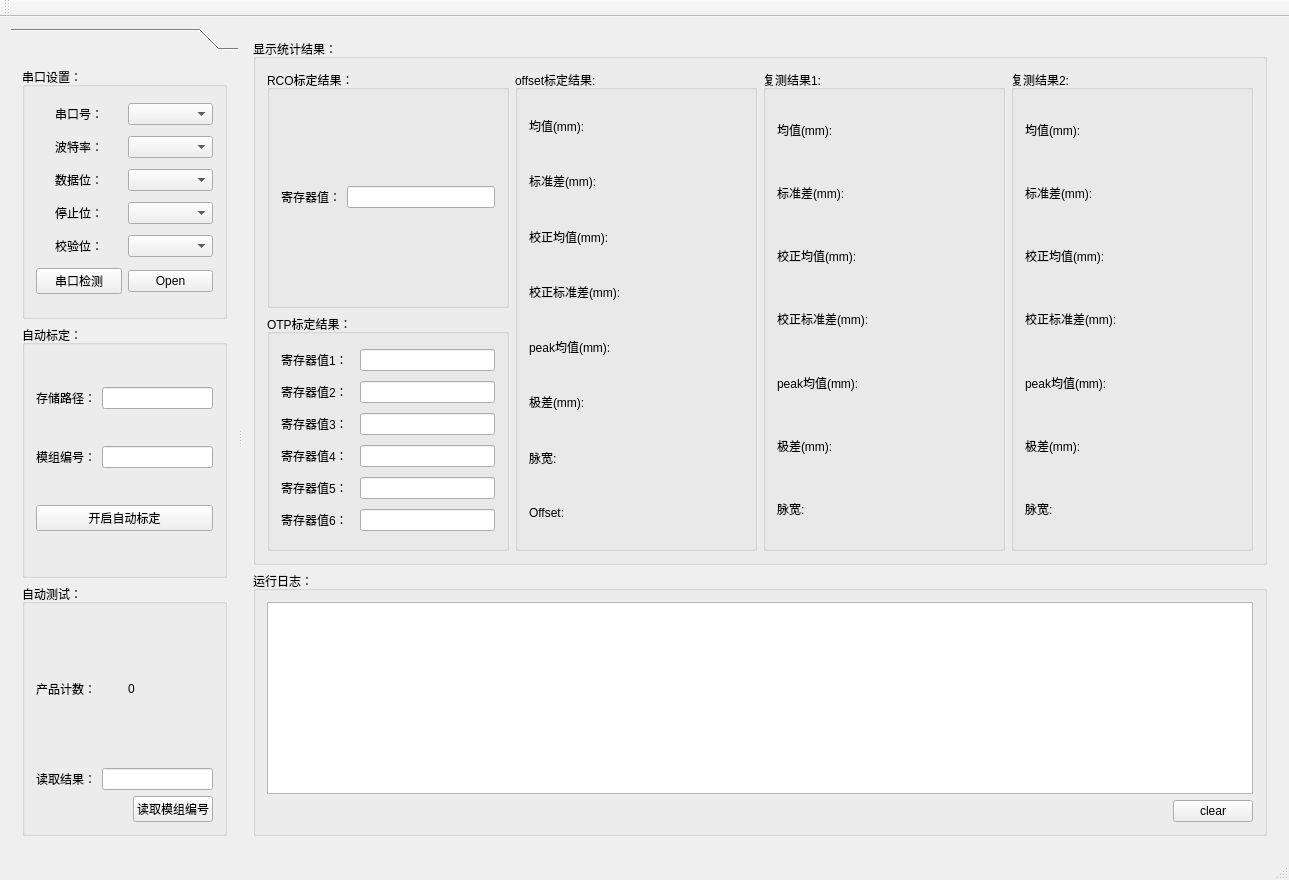
<?xml version="1.0" encoding="UTF-8"?>
<ui version="4.0">
 <class>MainWindow</class>
 <widget class="QMainWindow" name="MainWindow">
  <property name="geometry">
   <rect>
    <x>0</x>
    <y>0</y>
    <width>1289</width>
    <height>880</height>
   </rect>
  </property>
  <property name="windowTitle">
   <string>芯视界VI5300_v3.0_20201126</string>
  </property>
  <property name="windowIcon">
   <iconset>
    <normaloff>icon_1.png</normaloff>icon_1.png</iconset>
  </property>
  <property name="styleSheet">
   <string notr="true">font: 12pt &quot;仿宋&quot;;</string>
  </property>
  <widget class="QWidget" name="centralWidget">
   <layout class="QGridLayout" name="gridLayout">
    <item row="0" column="0">
     <widget class="QSplitter" name="splitter">
      <property name="orientation">
       <enum>Qt::Horizontal</enum>
      </property>
      <widget class="QToolBox" name="toolBox">
       <property name="sizePolicy">
        <sizepolicy hsizetype="Preferred" vsizetype="Preferred">
         <horstretch>2</horstretch>
         <verstretch>0</verstretch>
        </sizepolicy>
       </property>
       <property name="currentIndex">
        <number>0</number>
       </property>
       <widget class="QWidget" name="page">
        <property name="geometry">
         <rect>
          <x>0</x>
          <y>0</y>
          <width>279</width>
          <height>772</height>
         </rect>
        </property>
        <attribute name="label">
         <string/>
        </attribute>
        <layout class="QGridLayout" name="gridLayout_5">
         <item row="1" column="0">
          <widget class="QGroupBox" name="groupBox_2">
           <property name="title">
            <string>自动标定：</string>
           </property>
           <layout class="QGridLayout" name="gridLayout_6">
            <item row="0" column="1">
             <widget class="QLineEdit" name="filePath_lineEdit"/>
            </item>
            <item row="0" column="0">
             <widget class="QLabel" name="label_4">
              <property name="text">
               <string>存储路径：</string>
              </property>
             </widget>
            </item>
            <item row="1" column="1">
             <widget class="QLineEdit" name="moduleNum_lineEdit"/>
            </item>
            <item row="1" column="0">
             <widget class="QLabel" name="label_5">
              <property name="text">
               <string>模组编号：</string>
              </property>
             </widget>
            </item>
            <item row="2" column="0" colspan="2">
             <widget class="QPushButton" name="startCalibration_pushButton">
              <property name="text">
               <string>开启自动标定</string>
              </property>
             </widget>
            </item>
           </layout>
          </widget>
         </item>
         <item row="0" column="0">
          <widget class="QGroupBox" name="groupBox_3">
           <property name="styleSheet">
            <string notr="true"/>
           </property>
           <property name="title">
            <string>串口设置：</string>
           </property>
           <layout class="QGridLayout" name="gridLayout_3">
            <item row="0" column="0">
             <widget class="QLabel" name="label_10">
              <property name="text">
               <string>串口号：</string>
              </property>
              <property name="alignment">
               <set>Qt::AlignCenter</set>
              </property>
             </widget>
            </item>
            <item row="0" column="1">
             <widget class="QComboBox" name="serialPortInfoListBox"/>
            </item>
            <item row="1" column="0">
             <widget class="QLabel" name="label_8">
              <property name="text">
               <string>波特率：</string>
              </property>
              <property name="alignment">
               <set>Qt::AlignCenter</set>
              </property>
             </widget>
            </item>
            <item row="1" column="1">
             <widget class="QComboBox" name="baudRateBox"/>
            </item>
            <item row="2" column="0">
             <widget class="QLabel" name="label_11">
              <property name="text">
               <string>数据位：</string>
              </property>
              <property name="alignment">
               <set>Qt::AlignCenter</set>
              </property>
             </widget>
            </item>
            <item row="2" column="1">
             <widget class="QComboBox" name="dataBitsBox"/>
            </item>
            <item row="3" column="0">
             <widget class="QLabel" name="label_7">
              <property name="text">
               <string>停止位：</string>
              </property>
              <property name="alignment">
               <set>Qt::AlignCenter</set>
              </property>
             </widget>
            </item>
            <item row="3" column="1">
             <widget class="QComboBox" name="stopBitsBox"/>
            </item>
            <item row="4" column="0">
             <widget class="QLabel" name="label_9">
              <property name="text">
               <string>校验位：</string>
              </property>
              <property name="alignment">
               <set>Qt::AlignCenter</set>
              </property>
             </widget>
            </item>
            <item row="4" column="1">
             <widget class="QComboBox" name="parityBox"/>
            </item>
            <item row="5" column="0">
             <widget class="QPushButton" name="portScan_pushButton">
              <property name="text">
               <string>串口检测</string>
              </property>
             </widget>
            </item>
            <item row="5" column="1">
             <widget class="QPushButton" name="openPort_pushButton">
              <property name="text">
               <string>Open</string>
              </property>
             </widget>
            </item>
           </layout>
          </widget>
         </item>
         <item row="2" column="0">
          <widget class="QGroupBox" name="groupBox_4">
           <property name="title">
            <string>自动测试：</string>
           </property>
           <layout class="QGridLayout" name="gridLayout_7">
            <item row="0" column="0">
             <layout class="QHBoxLayout" name="horizontalLayout_20">
              <item>
               <widget class="QLabel" name="label_27">
                <property name="text">
                 <string>产品计数：</string>
                </property>
               </widget>
              </item>
              <item>
               <widget class="QLabel" name="productNum_label">
                <property name="styleSheet">
                 <string notr="true">font: 22pt &quot;黑体&quot;;</string>
                </property>
                <property name="text">
                 <string>0</string>
                </property>
               </widget>
              </item>
             </layout>
            </item>
            <item row="1" column="0">
             <layout class="QHBoxLayout" name="horizontalLayout_16">
              <item>
               <widget class="QLabel" name="label_12">
                <property name="text">
                 <string>读取结果：</string>
                </property>
               </widget>
              </item>
              <item>
               <widget class="QLineEdit" name="xuliehaoRes_lineEdit"/>
              </item>
             </layout>
            </item>
            <item row="2" column="0">
             <layout class="QHBoxLayout" name="horizontalLayout_17">
              <item>
               <spacer name="horizontalSpacer_2">
                <property name="orientation">
                 <enum>Qt::Horizontal</enum>
                </property>
                <property name="sizeHint" stdset="0">
                 <size>
                  <width>40</width>
                  <height>20</height>
                 </size>
                </property>
               </spacer>
              </item>
              <item>
               <widget class="QPushButton" name="readModuleNum_pushButton">
                <property name="text">
                 <string>读取模组编号</string>
                </property>
               </widget>
              </item>
             </layout>
            </item>
            <item row="3" column="0">
             <layout class="QHBoxLayout" name="horizontalLayout_2"/>
            </item>
           </layout>
          </widget>
         </item>
        </layout>
       </widget>
      </widget>
      <widget class="QStackedWidget" name="stackedWidget">
       <property name="sizePolicy">
        <sizepolicy hsizetype="Preferred" vsizetype="Preferred">
         <horstretch>3</horstretch>
         <verstretch>0</verstretch>
        </sizepolicy>
       </property>
       <property name="currentIndex">
        <number>0</number>
       </property>
       <widget class="QWidget" name="page_3">
        <layout class="QGridLayout" name="gridLayout_2" rowstretch="1,0">
         <item row="1" column="0">
          <widget class="QGroupBox" name="groupBox_15">
           <property name="title">
            <string>运行日志：</string>
           </property>
           <layout class="QGridLayout" name="gridLayout_4">
            <item row="0" column="0">
             <widget class="QTextEdit" name="log_textEdit"/>
            </item>
            <item row="1" column="0">
             <layout class="QHBoxLayout" name="horizontalLayout_11">
              <item>
               <spacer name="horizontalSpacer">
                <property name="orientation">
                 <enum>Qt::Horizontal</enum>
                </property>
                <property name="sizeHint" stdset="0">
                 <size>
                  <width>40</width>
                  <height>20</height>
                 </size>
                </property>
               </spacer>
              </item>
              <item>
               <widget class="QPushButton" name="clear_pushButton">
                <property name="text">
                 <string>clear</string>
                </property>
               </widget>
              </item>
             </layout>
            </item>
           </layout>
          </widget>
         </item>
         <item row="0" column="0">
          <widget class="QGroupBox" name="groupBox">
           <property name="title">
            <string>显示统计结果：</string>
           </property>
           <layout class="QGridLayout" name="gridLayout_9" columnstretch="2,2,2,2">
            <item row="0" column="0">
             <layout class="QVBoxLayout" name="verticalLayout">
              <item>
               <widget class="QGroupBox" name="groupBox_5">
                <property name="title">
                 <string>RCO标定结果：</string>
                </property>
                <layout class="QGridLayout" name="gridLayout_10">
                 <item row="0" column="0">
                  <layout class="QHBoxLayout" name="horizontalLayout">
                   <item>
                    <widget class="QLabel" name="label">
                     <property name="text">
                      <string>寄存器值：</string>
                     </property>
                    </widget>
                   </item>
                   <item>
                    <widget class="QLineEdit" name="RCO_lineEdit"/>
                   </item>
                  </layout>
                 </item>
                </layout>
               </widget>
              </item>
              <item>
               <widget class="QGroupBox" name="groupBox_6">
                <property name="title">
                 <string>OTP标定结果：</string>
                </property>
                <layout class="QGridLayout" name="gridLayout_8">
                 <item row="0" column="0" colspan="2">
                  <widget class="QLabel" name="label_2">
                   <property name="text">
                    <string>寄存器值1：</string>
                   </property>
                  </widget>
                 </item>
                 <item row="0" column="2">
                  <widget class="QLineEdit" name="OTP_lineEdit_1"/>
                 </item>
                 <item row="1" column="0" colspan="2">
                  <widget class="QLabel" name="label_14">
                   <property name="text">
                    <string>寄存器值2：</string>
                   </property>
                  </widget>
                 </item>
                 <item row="1" column="2">
                  <widget class="QLineEdit" name="OTP_lineEdit_2"/>
                 </item>
                 <item row="2" column="0">
                  <widget class="QLabel" name="label_16">
                   <property name="text">
                    <string>寄存器值3：</string>
                   </property>
                  </widget>
                 </item>
                 <item row="3" column="0" colspan="2">
                  <widget class="QLabel" name="label_18">
                   <property name="text">
                    <string>寄存器值4：</string>
                   </property>
                  </widget>
                 </item>
                 <item row="3" column="2">
                  <widget class="QLineEdit" name="OTP_lineEdit_4"/>
                 </item>
                 <item row="4" column="0" colspan="2">
                  <widget class="QLabel" name="label_23">
                   <property name="text">
                    <string>寄存器值5：</string>
                   </property>
                  </widget>
                 </item>
                 <item row="4" column="2">
                  <widget class="QLineEdit" name="OTP_lineEdit_5"/>
                 </item>
                 <item row="5" column="0" colspan="2">
                  <widget class="QLabel" name="label_25">
                   <property name="text">
                    <string>寄存器值6：</string>
                   </property>
                  </widget>
                 </item>
                 <item row="5" column="2">
                  <widget class="QLineEdit" name="OTP_lineEdit_6"/>
                 </item>
                 <item row="2" column="2">
                  <widget class="QLineEdit" name="OTP_lineEdit_3"/>
                 </item>
                </layout>
               </widget>
              </item>
             </layout>
            </item>
            <item row="0" column="1">
             <widget class="QGroupBox" name="groupBox_7">
              <property name="title">
               <string>offset标定结果:</string>
              </property>
              <layout class="QGridLayout" name="gridLayout_11">
               <item row="0" column="0">
                <layout class="QHBoxLayout" name="horizontalLayout_3">
                 <item>
                  <widget class="QLabel" name="label_3">
                   <property name="text">
                    <string>均值(mm):</string>
                   </property>
                  </widget>
                 </item>
                 <item>
                  <widget class="QLabel" name="mean_10_label">
                   <property name="text">
                    <string/>
                   </property>
                  </widget>
                 </item>
                </layout>
               </item>
               <item row="1" column="0">
                <layout class="QHBoxLayout" name="horizontalLayout_4">
                 <item>
                  <widget class="QLabel" name="label_6">
                   <property name="text">
                    <string>标准差(mm):</string>
                   </property>
                  </widget>
                 </item>
                 <item>
                  <widget class="QLabel" name="std_10_label">
                   <property name="text">
                    <string/>
                   </property>
                  </widget>
                 </item>
                </layout>
               </item>
               <item row="2" column="0">
                <layout class="QHBoxLayout" name="horizontalLayout_5">
                 <item>
                  <widget class="QLabel" name="label_13">
                   <property name="text">
                    <string>校正均值(mm):</string>
                   </property>
                  </widget>
                 </item>
                 <item>
                  <widget class="QLabel" name="alterMean_10_label">
                   <property name="text">
                    <string/>
                   </property>
                  </widget>
                 </item>
                </layout>
               </item>
               <item row="3" column="0">
                <layout class="QHBoxLayout" name="horizontalLayout_6">
                 <item>
                  <widget class="QLabel" name="label_15">
                   <property name="text">
                    <string>校正标准差(mm):</string>
                   </property>
                  </widget>
                 </item>
                 <item>
                  <widget class="QLabel" name="alterStd_10_label">
                   <property name="text">
                    <string/>
                   </property>
                  </widget>
                 </item>
                </layout>
               </item>
               <item row="4" column="0">
                <layout class="QHBoxLayout" name="horizontalLayout_7">
                 <item>
                  <widget class="QLabel" name="label_17">
                   <property name="text">
                    <string>peak均值(mm):</string>
                   </property>
                  </widget>
                 </item>
                 <item>
                  <widget class="QLabel" name="peakMean_10_label">
                   <property name="text">
                    <string/>
                   </property>
                  </widget>
                 </item>
                </layout>
               </item>
               <item row="5" column="0">
                <layout class="QHBoxLayout" name="horizontalLayout_15">
                 <item>
                  <widget class="QLabel" name="label_19">
                   <property name="text">
                    <string>极差(mm):</string>
                   </property>
                  </widget>
                 </item>
                 <item>
                  <widget class="QLabel" name="jicha_10_label">
                   <property name="text">
                    <string/>
                   </property>
                  </widget>
                 </item>
                </layout>
               </item>
               <item row="6" column="0">
                <layout class="QHBoxLayout" name="horizontalLayout_18">
                 <item>
                  <widget class="QLabel" name="label_21">
                   <property name="text">
                    <string>脉宽:</string>
                   </property>
                  </widget>
                 </item>
                 <item>
                  <widget class="QLabel" name="maikuan_10_label">
                   <property name="text">
                    <string/>
                   </property>
                  </widget>
                 </item>
                </layout>
               </item>
               <item row="7" column="0">
                <layout class="QHBoxLayout" name="horizontalLayout_21">
                 <item>
                  <widget class="QLabel" name="label_29">
                   <property name="text">
                    <string>Offset:</string>
                   </property>
                  </widget>
                 </item>
                 <item>
                  <widget class="QLabel" name="offset_10_label">
                   <property name="text">
                    <string/>
                   </property>
                  </widget>
                 </item>
                </layout>
               </item>
              </layout>
             </widget>
            </item>
            <item row="0" column="2">
             <widget class="QGroupBox" name="groupBox_8">
              <property name="title">
               <string>复测结果1:</string>
              </property>
              <layout class="QGridLayout" name="gridLayout_12">
               <item row="0" column="0">
                <layout class="QHBoxLayout" name="horizontalLayout_8">
                 <item>
                  <widget class="QLabel" name="label_20">
                   <property name="text">
                    <string>均值(mm):</string>
                   </property>
                  </widget>
                 </item>
                 <item>
                  <widget class="QLabel" name="mean_50_label">
                   <property name="text">
                    <string/>
                   </property>
                  </widget>
                 </item>
                </layout>
               </item>
               <item row="1" column="0">
                <layout class="QHBoxLayout" name="horizontalLayout_9">
                 <item>
                  <widget class="QLabel" name="label_22">
                   <property name="text">
                    <string>标准差(mm):</string>
                   </property>
                  </widget>
                 </item>
                 <item>
                  <widget class="QLabel" name="std_50_label">
                   <property name="text">
                    <string/>
                   </property>
                  </widget>
                 </item>
                </layout>
               </item>
               <item row="2" column="0">
                <layout class="QHBoxLayout" name="horizontalLayout_10">
                 <item>
                  <widget class="QLabel" name="label_24">
                   <property name="text">
                    <string>校正均值(mm):</string>
                   </property>
                  </widget>
                 </item>
                 <item>
                  <widget class="QLabel" name="alterMean_50_label">
                   <property name="text">
                    <string/>
                   </property>
                  </widget>
                 </item>
                </layout>
               </item>
               <item row="3" column="0">
                <layout class="QHBoxLayout" name="horizontalLayout_12">
                 <item>
                  <widget class="QLabel" name="label_28">
                   <property name="text">
                    <string>校正标准差(mm):</string>
                   </property>
                  </widget>
                 </item>
                 <item>
                  <widget class="QLabel" name="alterStd_50_label">
                   <property name="text">
                    <string/>
                   </property>
                  </widget>
                 </item>
                </layout>
               </item>
               <item row="4" column="0">
                <layout class="QHBoxLayout" name="horizontalLayout_13">
                 <item>
                  <widget class="QLabel" name="label_30">
                   <property name="text">
                    <string>peak均值(mm):</string>
                   </property>
                  </widget>
                 </item>
                 <item>
                  <widget class="QLabel" name="peakMean_50_label">
                   <property name="text">
                    <string/>
                   </property>
                  </widget>
                 </item>
                </layout>
               </item>
               <item row="5" column="0">
                <layout class="QHBoxLayout" name="horizontalLayout_14">
                 <item>
                  <widget class="QLabel" name="label_32">
                   <property name="text">
                    <string>极差(mm):</string>
                   </property>
                  </widget>
                 </item>
                 <item>
                  <widget class="QLabel" name="jicha_50_label">
                   <property name="text">
                    <string/>
                   </property>
                  </widget>
                 </item>
                </layout>
               </item>
               <item row="6" column="0">
                <layout class="QHBoxLayout" name="horizontalLayout_19">
                 <item>
                  <widget class="QLabel" name="label_33">
                   <property name="text">
                    <string>脉宽:</string>
                   </property>
                  </widget>
                 </item>
                 <item>
                  <widget class="QLabel" name="maikuan_50_label">
                   <property name="text">
                    <string/>
                   </property>
                  </widget>
                 </item>
                </layout>
               </item>
              </layout>
             </widget>
            </item>
            <item row="0" column="3">
             <widget class="QGroupBox" name="groupBox_9">
              <property name="title">
               <string>复测结果2:</string>
              </property>
              <layout class="QGridLayout" name="gridLayout_13">
               <item row="0" column="0">
                <layout class="QHBoxLayout" name="horizontalLayout_22">
                 <item>
                  <widget class="QLabel" name="label_26">
                   <property name="text">
                    <string>均值(mm):</string>
                   </property>
                  </widget>
                 </item>
                 <item>
                  <widget class="QLabel" name="mean_50_label_2">
                   <property name="text">
                    <string/>
                   </property>
                  </widget>
                 </item>
                </layout>
               </item>
               <item row="1" column="0">
                <layout class="QHBoxLayout" name="horizontalLayout_23">
                 <item>
                  <widget class="QLabel" name="label_31">
                   <property name="text">
                    <string>标准差(mm):</string>
                   </property>
                  </widget>
                 </item>
                 <item>
                  <widget class="QLabel" name="std_50_label_2">
                   <property name="text">
                    <string/>
                   </property>
                  </widget>
                 </item>
                </layout>
               </item>
               <item row="2" column="0">
                <layout class="QHBoxLayout" name="horizontalLayout_24">
                 <item>
                  <widget class="QLabel" name="label_34">
                   <property name="text">
                    <string>校正均值(mm):</string>
                   </property>
                  </widget>
                 </item>
                 <item>
                  <widget class="QLabel" name="alterMean_50_label_2">
                   <property name="text">
                    <string/>
                   </property>
                  </widget>
                 </item>
                </layout>
               </item>
               <item row="3" column="0">
                <layout class="QHBoxLayout" name="horizontalLayout_25">
                 <item>
                  <widget class="QLabel" name="label_35">
                   <property name="text">
                    <string>校正标准差(mm):</string>
                   </property>
                  </widget>
                 </item>
                 <item>
                  <widget class="QLabel" name="alterStd_50_label_2">
                   <property name="text">
                    <string/>
                   </property>
                  </widget>
                 </item>
                </layout>
               </item>
               <item row="4" column="0">
                <layout class="QHBoxLayout" name="horizontalLayout_26">
                 <item>
                  <widget class="QLabel" name="label_36">
                   <property name="text">
                    <string>peak均值(mm):</string>
                   </property>
                  </widget>
                 </item>
                 <item>
                  <widget class="QLabel" name="peakMean_50_label_2">
                   <property name="text">
                    <string/>
                   </property>
                  </widget>
                 </item>
                </layout>
               </item>
               <item row="5" column="0">
                <layout class="QHBoxLayout" name="horizontalLayout_27">
                 <item>
                  <widget class="QLabel" name="label_37">
                   <property name="text">
                    <string>极差(mm):</string>
                   </property>
                  </widget>
                 </item>
                 <item>
                  <widget class="QLabel" name="jicha_50_label_2">
                   <property name="text">
                    <string/>
                   </property>
                  </widget>
                 </item>
                </layout>
               </item>
               <item row="6" column="0">
                <layout class="QHBoxLayout" name="horizontalLayout_28">
                 <item>
                  <widget class="QLabel" name="label_38">
                   <property name="text">
                    <string>脉宽:</string>
                   </property>
                  </widget>
                 </item>
                 <item>
                  <widget class="QLabel" name="maikuan_50_label_2">
                   <property name="text">
                    <string/>
                   </property>
                  </widget>
                 </item>
                </layout>
               </item>
              </layout>
             </widget>
            </item>
           </layout>
          </widget>
         </item>
        </layout>
       </widget>
       <widget class="QWidget" name="page_4"/>
      </widget>
     </widget>
    </item>
   </layout>
  </widget>
  <widget class="QMenuBar" name="menuBar">
   <property name="geometry">
    <rect>
     <x>0</x>
     <y>0</y>
     <width>1289</width>
     <height>21</height>
    </rect>
   </property>
  </widget>
  <widget class="QToolBar" name="mainToolBar">
   <attribute name="toolBarArea">
    <enum>TopToolBarArea</enum>
   </attribute>
   <attribute name="toolBarBreak">
    <bool>false</bool>
   </attribute>
  </widget>
  <widget class="QStatusBar" name="statusBar"/>
 </widget>
 <layoutdefault spacing="6" margin="11"/>
 <resources/>
 <connections/>
</ui>
